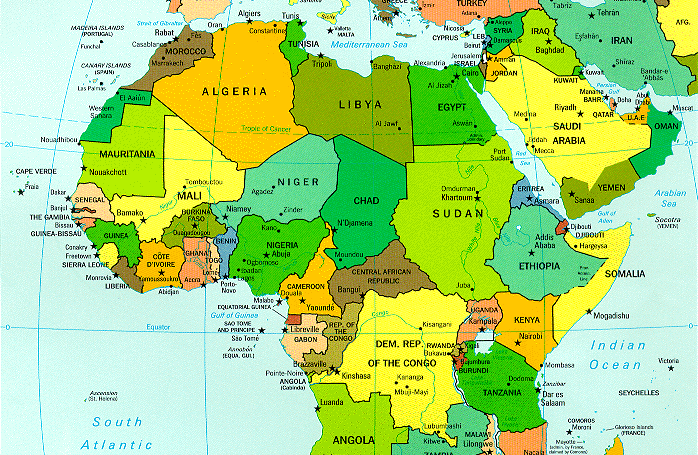
#> input picture resources/map_s.png, 698 x 455 px, found by its file name
$ python mainPrev.py
#> lines starting #> are read from the running program, lines starting #| are printed output that depends on the picture
### MapsTest/snippets.py
import cv2


def waitEnter():
    while True:
        key = cv2.waitKey()
        if key == 1048586:
            break


### MapsTest/back/mainPrev.py
import cv2
import numpy as np
from snippets import waitEnter

# img = cv2.imread('resources/polygonsDrawedBold.png')
img = cv2.imread('resources/map_s.png')
#> img is the input picture: shape (455, 698, 3); mean B, G, R 124.3, 215.3, 171.7
# img = cv2.imread('resources/polygonsDrawedThin.png')
imgGray = cv2.cvtColor(img, cv2.COLOR_RGB2GRAY)
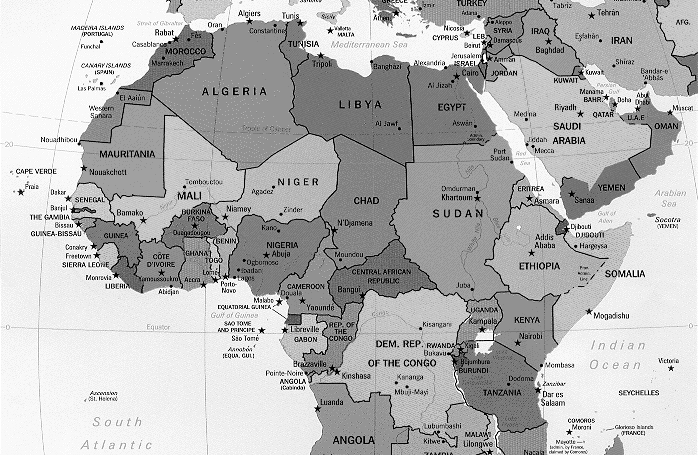
#> imgGray: shape (455, 698); min 0, max 255, mean 183.1

edges = cv2.Canny(img, 200, 100)
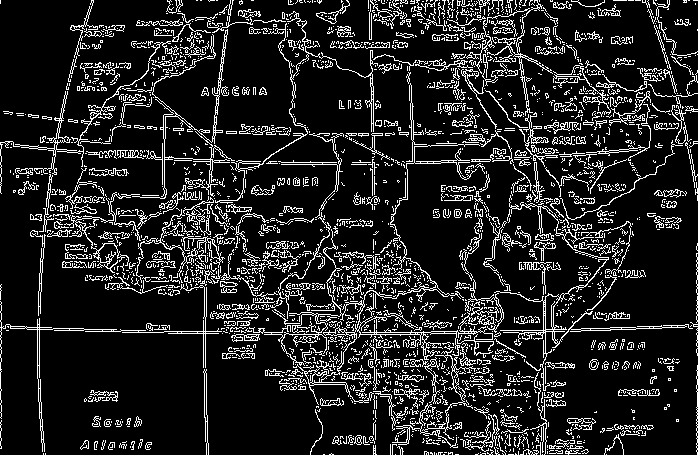
#> edges: shape (455, 698); 13.7% white in thin lines or dots
cv2.imshow('name', edges)
cv2.imwrite('out1.png', edges)
waitEnter()
#> (key Esc is pressed here)
cv2.destroyWindow('name')

edgesToDraw = cv2.cvtColor(edges, cv2.COLOR_GRAY2RGB)

lines = cv2.HoughLinesP(edges.copy(), 1, np.pi / 180, 3, minLineLength=30, maxLineGap=10)
for x1, y1, x2, y2 in lines[0]:
    cv2.line(edgesToDraw, (x1, y1), (x2, y2), (0, 255, 0), 2)

# cv2.imshow('houghlines', edgesToDraw)
cv2.imwrite('out2.png', edgesToDraw)
waitEnter()

cv2.destroyAllWindows()

$ run again, with resources/map.png copied over resources/map_s.png
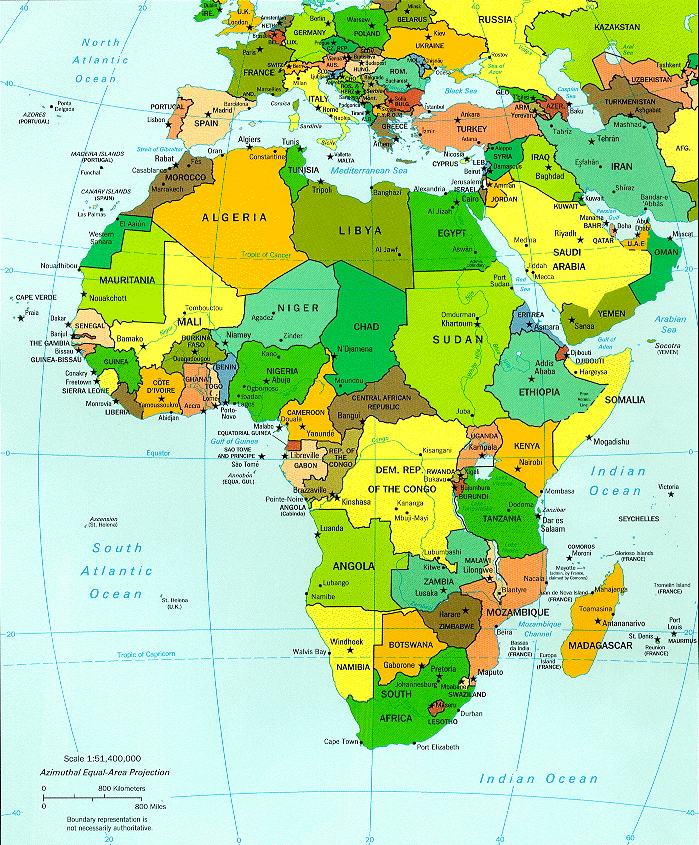
#> input picture resources/map.png, 699 x 845 px, found by its file name
#> img is the input picture: shape (845, 699, 3); mean B, G, R 149.6, 221, 181.5
#> `imgGray = cv2.cvtColor(img, cv2.COLOR_RGB2GRAY)`:
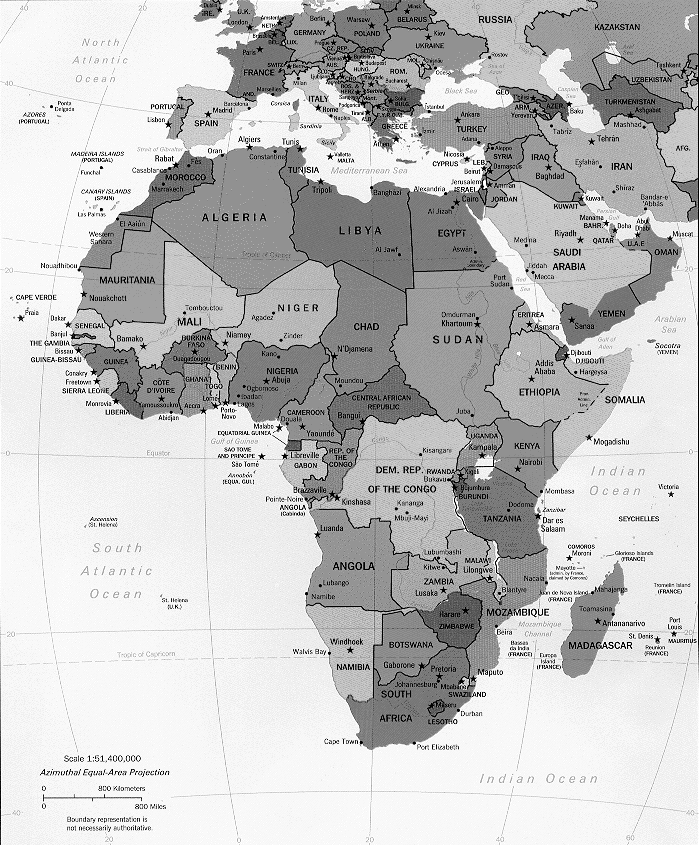
#> imgGray: shape (845, 699); min 0, max 255, mean 195.1
#> `edges = cv2.Canny(img, 200, 100)`:
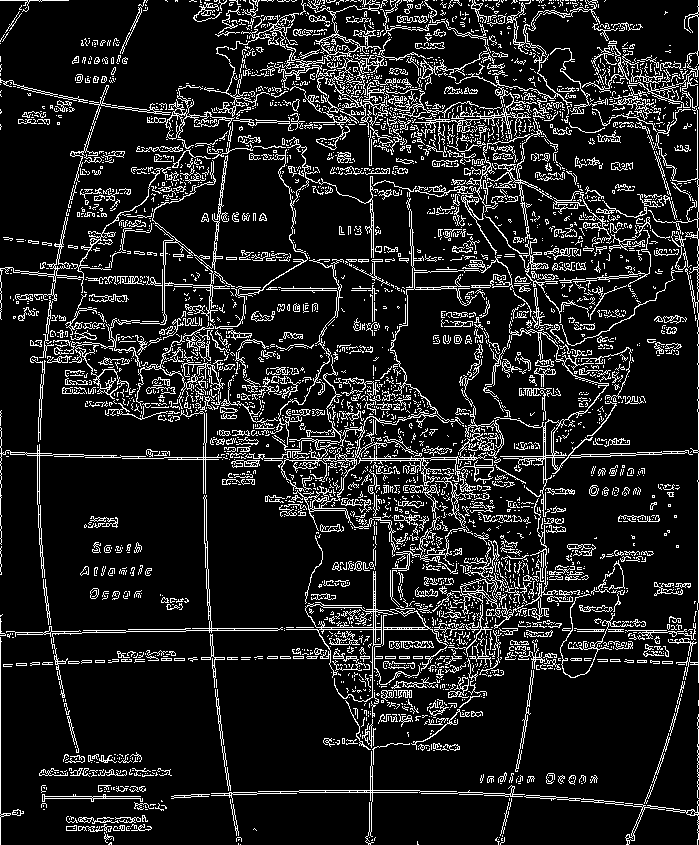
#> edges: shape (845, 699); 12.6% white in thin lines or dots
